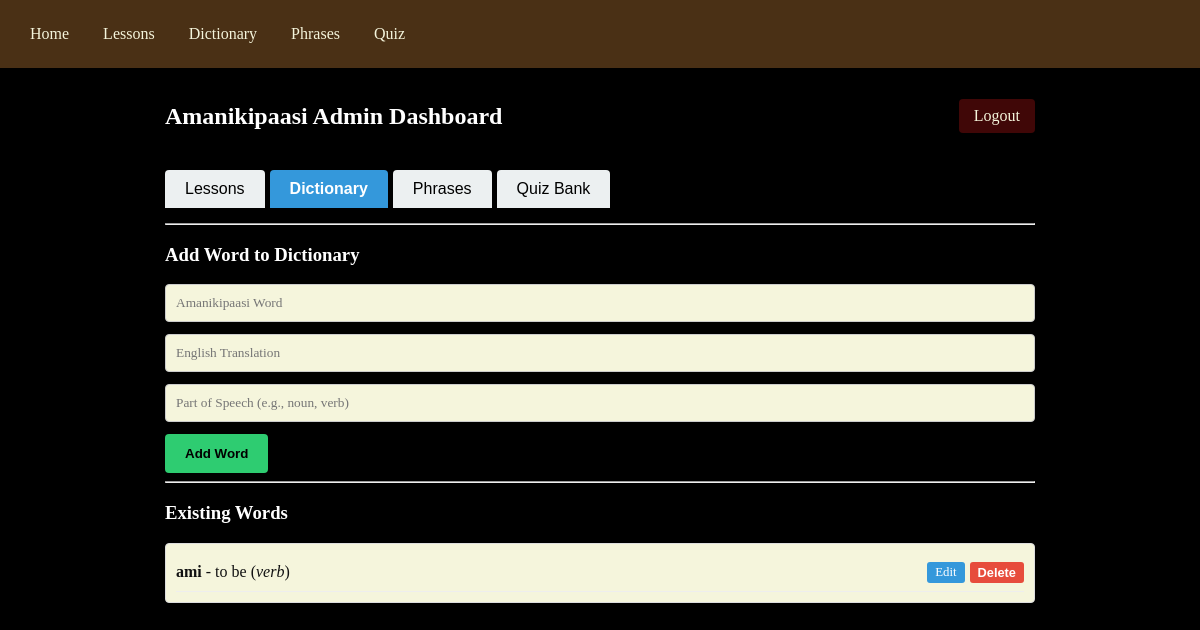
The page /admin/dashboard?tab=ManageDict (signed in) on the database as committed earlier.
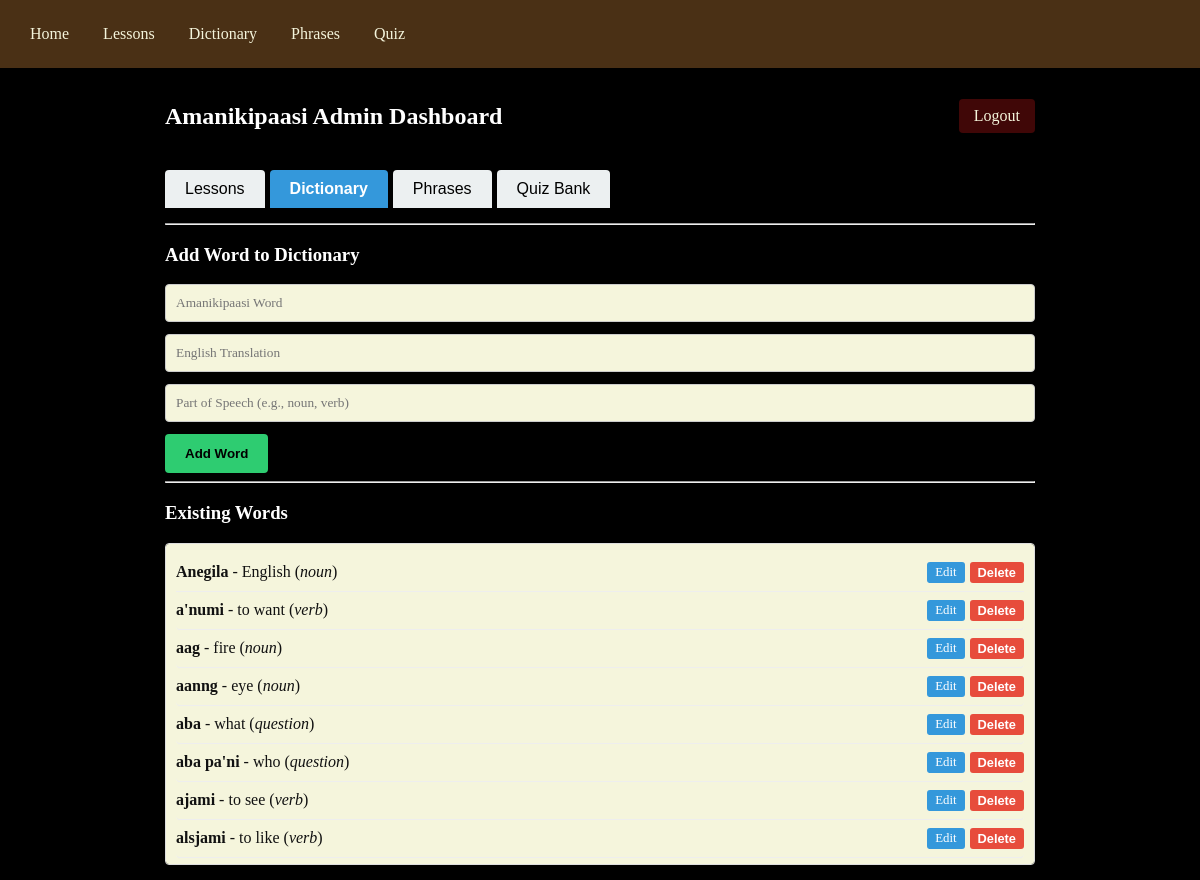
The same page on the database as committed later.
### tables this page shows
CREATE TABLE dictionary (
            id INTEGER PRIMARY KEY AUTOINCREMENT,
            amanikipaasi TEXT NOT NULL,
            english TEXT NOT NULL,
            pos TEXT NOT NULL);

### app.py (the view)
@app.route('/admin/dashboard')
def admin_dashboard():
    if not session.get('logged_in'): return redirect(url_for('admin'))
    db = get_db()
    active_tab = request.args.get('tab', 'ManageLessons')
    return render_template(
        'admin_dashboard.html',
        lessons=db.execute('SELECT * FROM lessons ORDER BY sort_order ASC').fetchall(),
        words=db.execute('SELECT * FROM dictionary ORDER BY amanikipaasi ASC').fetchall(),
        phrases=db.execute('SELECT * FROM phrases ORDER BY id DESC LIMIT 1').fetchone(),
        questions=db.execute('SELECT * FROM quiz').fetchall(),
        active_tab=active_tab
    )

### app.py (called while the page is built)
def get_db():
    conn = sqlite3.connect(DATABASE)
    conn.row_factory = sqlite3.Row
    return conn

### templates/admin_dashboard.html (shortened to what this page needs)
{% extends 'base.html' %}
{% block content %}
<div class="dashboard-header">
    <h2>Amanikipaasi Admin Dashboard</h2>
    <a href="{{ url_for('admin_logout') }}" class="logout-btn">Logout</a>
</div>
<div class="tab-menu">
    <button id="btn-ManageLessons" class="tab-btn" onclick="openTab(event, 'ManageLessons')">Lessons</button>
    <button id="btn-ManageDict" class="tab-btn" onclick="openTab(event, 'ManageDict')">Dictionary</button>
    <button id="btn-ManagePhrases" class="tab-btn" onclick="openTab(event, 'ManagePhrases')">Phrases</button>
    <button id="btn-ManageQuiz" class="tab-btn" onclick="openTab(event, 'ManageQuiz')">Quiz Bank</button>
</div>
<hr>
<div id="ManageDict" class="tab-content" style="display:none;">
    <h3>Add Word to Dictionary</h3>
    <form method="POST" action="{{ url_for('add_word') }}">
        <input type="text" name="amanikipaasi" placeholder="Amanikipaasi Word" required><br>
        <input type="text" name="english" placeholder="English Translation" required><br>
        <input type="text" name="pos" placeholder="Part of Speech (e.g., noun, verb)" required><br>
        <button type="submit">Add Word</button>
    </form>
        <hr>
    <h3>Existing Words</h3>
    <div style="max-height: 300px; overflow-y: auto; border: 1px solid #ddd; padding: 10px; background: #fff;">
        {% for word in words %}
        <div style="display:flex; justify-content:space-between; align-items:center; border-bottom:1px solid #eee; padding: 8px 0;">
            <span><strong>{{ word.amanikipaasi }}</strong> - {{ word.english }} (<em>{{ word.pos }}</em>)</span>
            <div style="display: flex; gap: 5px;">
                <a href="{{ url_for('edit_word', id=word.id) }}" style="background: #3498db; color: white; padding: 3px 8px; text-decoration: none; border-radius: 3px; font-size: 0.8rem;">Edit</a>
                <form method="POST" action="{{ url_for('delete_word', id=word.id) }}" style="margin:0;" onsubmit="return confirm('Delete word?');">
                    <button type="submit" style="background: #e74c3c; color: white; padding: 3px 8px; border: none; border-radius: 3px; font-size: 0.8rem; cursor: pointer;">Delete</button>
                </form>
            </div>
        </div>
        {% endfor %}
    </div>
</div>
{% endblock %}

### templates/base.html (shortened to what this page needs)
<!DOCTYPE html>
<html lang="en">
<head>
    <link rel="stylesheet" href="{{ url_for('static', filename='css/style.css') }}">
</head>
<body>
    <nav class="navbar">
        <a href="{{ url_for('index') }}">Home</a>
        <a href="{{ url_for('lessons') }}">Lessons</a>
        <a href="{{ url_for('dictionary') }}">Dictionary</a>
        <a href="{{ url_for('phrases') }}">Phrases</a>
        <a href="{{ url_for('quiz') }}">Quiz</a>
    </nav>
    <div class="container">
        {% block content %}{% endblock %}
    </div>
</body>
</html>

### static/css/style.css (style rules this page uses)
body { font-family: Georgia, Cambria, "Times New Roman", Times, serif; margin: 0; background: #000000; color: #ffffff; }
.navbar { background: #4a3015; padding: 15px; overflow: hidden; }
.navbar a { color: #f5f5dc; text-decoration: none; padding: 10px 15px; display: inline-block; }
.container { padding: 20px; max-width: 900px; margin: auto; }
.container { padding: 15px; max-width: 900px; margin: auto; box-sizing: border-box; }
.dashboard-header { display: flex; justify-content: space-between; align-items: center; margin-bottom: 20px; }
.logout-btn { background: #400707; color: #f5f5dc; text-decoration: none; padding: 8px 15px; border-radius: 4px; }
.tab-content form input, .tab-content form textarea, .tab-content form select { width: 100%; padding: 10px; margin-bottom: 12px; border: 1px solid #4a3015; border-radius: 4px; box-sizing: border-box; font-family: inherit; background-color: #f5f5dc !important; color: #111111 !important; }
.tab-content ul li, .tab-content div[style*="background"], .tab-content .item-row, .tab-content div + div { background-color: #f5f5dc !important; color: #111111 !important; border-radius: 4px; }
.tab-content li, .tab-content p, .tab-content span { color: #111111; }
.tab-menu { display: flex; gap: 5px; margin-bottom: 15px; overflow-x: auto; }
.tab-btn { background: #ecf0f1; border: none; padding: 10px 20px; cursor: pointer; border-radius: 4px 4px 0 0; font-size: 1rem; }
.tab-btn.active { background: #3498db; color: white; font-weight: bold; }
.tab-content form input, .tab-content form textarea, .tab-content form select { width: 100%; padding: 10px; margin-bottom: 12px; border: 1px solid #ccc; border-radius: 4px; box-sizing: border-box; font-family: inherit; color: #000; }
.tab-content form button, .admin-login-box button { background: #2ecc71; color: #000000; border: none; padding: 12px 20px; border-radius: 4px; cursor: pointer; font-weight: bold; }

Rows that differ between the two databases and show on the page:
no longer on this page (row unchanged): dictionary: amanikipaasi "ami", english "to be", pos "verb"
added dictionary: amanikipaasi "Anegila", english "English", pos "noun"
added dictionary: amanikipaasi "a'numi", english "to want", pos "verb"
added dictionary: amanikipaasi "aag", english "fire", pos "noun"
added dictionary: amanikipaasi "aanng", english "eye", pos "noun"
added dictionary: amanikipaasi "aba", english "what", pos "question"
added dictionary: amanikipaasi "aba pa'ni", english "who", pos "question"
added dictionary: amanikipaasi "ajami", english "to see", pos "verb"
added dictionary: amanikipaasi "alsjami", english "to like", pos "verb"
